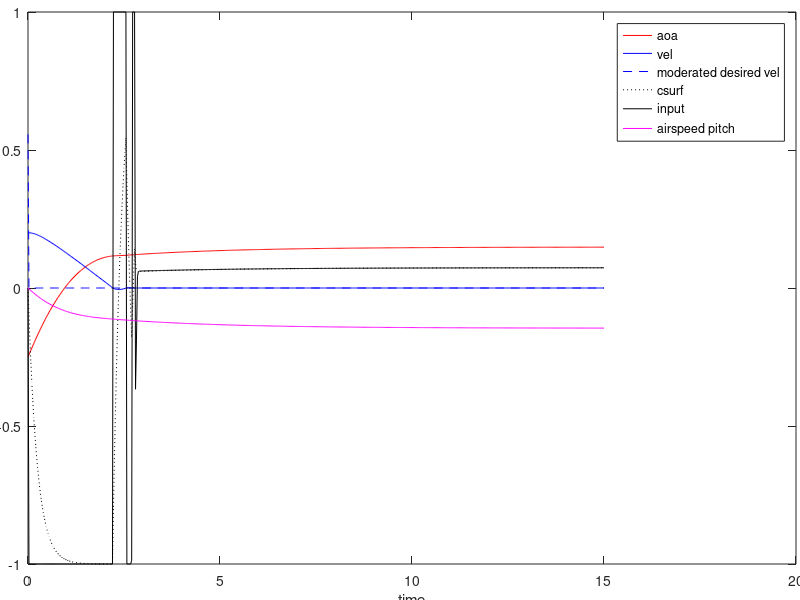

Recreate this plot in MATLAB.
%% initialize plane characteristics
moi = 10000.0;
mass = 200.0;
g = 10.0;
gravity = mass * g;
density = 1.0;
airspd = 200.0;
dyn_pressure = density * airspd^2;

% Calculate lift coefficient
horizontal_flight_aoa = 0.15;
% Lift == gravity
% aoa * Cl == gravity
% Cl = gravity / aoa
Cl = gravity / horizontal_flight_aoa;

% set control lag factor
csurf_exp_factor = 0.25;

% linear control torques
sas_torque = 10.0;
engine_torque = 10.0;

% control and aoa aothority
k0 = 0.0;
k1 = -500.0;
k2 = 1000.0;

% limits
max_aoa = 0.25;
max_v = 5.0;
max_g = 10.0;

dt = 0.025;
% model evolution law:
% x' = A * x + B * u + C
% x(i+1) = x(i) + (A*x(i) + B*u(i) + C)*dt
A = zeros(3);
B = zeros(3, 1);
C = zeros(3, 1);
%% run simulation
init_aoa = -0.25;
init_ang_vel = 0.2;
init_csurf = 0.0;
init_pitch = 0.0;

x = zeros(3,1);                 % current state-vector, zero it out
x(1) = init_aoa;
x(2) = init_ang_vel;
x(3) = init_csurf;
cur_pitch = init_pitch;         % non-linear pitch angle

% evaluate initial transfer matrixes
A(1,1) = - Cl / mass / airspd;
A(1,2) = 1.0;
A(2,1) = k1 / moi;
A(2,3) = k2 * (1.0 - dt / csurf_exp_factor) / moi;
A(3,3) = -1.0 / csurf_exp_factor;
B(2,1) = (sas_torque + dt / csurf_exp_factor) / moi;
B(3,1) = 1.0 / csurf_exp_factor;
C(1,1) = g * cos(cur_pitch) / airspd;
C(2,1) = k0 / moi;
% save them for MPC
Ai = A;
Bi = B;
Ci = C;

% user meta-variables
u = init_csurf;                     % current input vector
desired_v = 0.0;

simul_time = 15.0;
simul_length = int16(simul_time / dt);

% prepare output vectors
time = linspace(0.0, double(simul_length) * dt, simul_length + 1);
aoa = zeros(1, simul_length + 1);
ang_vel = zeros(1, simul_length + 1);
csurf = zeros(1, simul_length + 1);
input = zeros(1, simul_length + 1);
pitch = zeros(1, simul_length + 1);
desired_ang_v_arr = zeros(1, simul_length + 1);
mpc_predict = zeros(1, simul_length + 1);
mpc_predict(1) = init_ang_vel;

% Get moderation parameters
res_max_aoa = max_aoa;
res_max_v = max_v;
% find balanced state for steady turn on 1.0 input
% it is also a maximum controllable aoa
steady_input_turn_x = max(Ai \ (- Bi .* 1.0 - Ci), Ai \ (Bi .* 1.0 - Ci));
res_max_aoa = min(res_max_aoa, abs(steady_input_turn_x(1)));
res_max_v = min(res_max_v, abs(steady_input_turn_x(2)));
% find angular velocity on steady turn with max_g g-force
steady_g_turn_v = max_g / airspd;
steady_g_turn_aoa = (max_g + g * cos(cur_pitch)) * mass / Cl;
res_max_aoa = min(res_max_aoa, abs(steady_g_turn_aoa));
res_max_v = min(res_max_v, steady_g_turn_v);
% find balanced angular velocity for steady turn on res_max_aoa
steady_aoa_turn_v = (Cl * res_max_aoa / mass - g * cos(cur_pitch)) / airspd;
res_max_v = min(res_max_v, steady_aoa_turn_v);

% Controller gains
Kacc = 1.0;
dyn_max_v = max_v;

% let's try naive value of dyn_max_v
dyn_max_v = 1.0 * sqrt(res_max_aoa * (k0 + k1 * res_max_aoa / 2.0 + k2 + sas_torque) / moi);
C(1,1) = 0.0;

mpc_dt = 0.025;
v_eps = 1e-2;
% tune dyn_max_v with relaxation simulation
while true
    % perform simulation
    x_sim = [res_max_aoa; -dyn_max_v; 0.0];     % start on max_aoa with minimum angvel
    u_sim = 0.0;
    under_zero = 0;
    iter_limit = 1000;   % 10 seconds simulation frame
    iter = 0;
    cur_pitch_sim = cur_pitch;
    while true
        aoa(iter+1) = x_sim(1);
        ang_vel(iter+1) = x_sim(2);
        csurf(iter+1) = x_sim(3);
        input(iter+1) = u_sim;
        
        desired_acc = -Kacc * x_sim(2) / mpc_dt;     % relaxate to v = 0.0
        % get predicted state derivative
        pr_dx = Ai * x_sim + Bi * u_sim + Ci;
        cntrl_auth = Bi(2);     % supposed authority of control
        pr_acc = pr_dx(2);      % predicted acc
        acc_err = desired_acc - pr_acc;
        acc_sat = 1.0;          % how fast we want to converge to desired_acc
        new_u = max(-1.0, min(1.0, u_sim + acc_err / cntrl_auth * acc_sat));
        x_sim = x_sim + (Ai * x_sim + Bi * new_u + Ci) .* mpc_dt;    % predicted x
        % apply control
        u_sim = new_u;

        % nonlinear pitch transfer
        cur_pitch_sim = cur_pitch_sim + (Cl * x_sim(1) / mass - g * cos(cur_pitch_sim)) / airspd * mpc_dt;
        
        % check if we finished
        if abs(x_sim(2)) < v_eps
            under_zero = under_zero + 1;
            if under_zero > 10
                break; 
            end
        end
        
        if abs(x_sim(1)) > res_max_aoa
            break;
        end
        
        iter = iter+1;
        if iter > iter_limit
            break; 
        end
    end
    % decrease dyn_max_v if needed
    if (x_sim(2) > v_eps) || (abs(x_sim(1)) > res_max_aoa)
        dyn_max_v = 0.9 * dyn_max_v;
        if dyn_max_v < 0.01
            break;
        end
    else
        break;
    end
end

aoa(1) = init_aoa;
ang_vel(1) = init_ang_vel;
csurf(1) = init_csurf;
input(1) = u;
desired_ang_v_arr(1) = abs(steady_input_turn_x(2));

% Acc control section
dx_bias = zeros(3,1);
first_cycle = true;

% bias of moder error
%k0 = k0 + 0.01;
%k1 = k1 - 100.0;
%k2 = k2 - 200.0;

% do simulate
for frame = 2:simul_length+1
    % noise
    k0_noise = 0.0 * (rand(1) - 0.5) * 0.005;
    k1_noise = 0.0 * (rand(1) - 0.5) * 10.0;
    k2_noise = 0.0 * (rand(1) - 0.5) * 20.0;
    Cl_moise = 0.0 * (rand(1) - 0.5) * 200.0;
    % update transfer matrixes
    A(1,1) = - (Cl + Cl_moise) / mass / airspd;
    A(1,2) = 1.0;
    A(2,1) = (k1 + k1_noise) / moi;
    A(2,3) = (k2 + k2_noise) * (1.0 - dt / csurf_exp_factor) / moi;
    A(3,3) = -1.0 / csurf_exp_factor;
    B(2,1) = (sas_torque + (k2 + k2_noise) * dt / csurf_exp_factor) / moi;
    B(3,1) = 1.0 / csurf_exp_factor;
    C(1,1) = g * cos(cur_pitch) / airspd;
    C(2,1) = (k0 + k0_noise) / moi;
    
    if double(frame) * dt > 7.0
        desired_v = 0.0;
    end
    
    % ANGULAR VEL Controller
    
    % update moderation values
    res_max_aoa = max_aoa;
    res_max_v = max_v;
    res_max_aoa = min(res_max_aoa, abs(steady_input_turn_x(1)));
    res_max_v = min(res_max_v, abs(steady_input_turn_x(2)));
    % find angular velocity on steady turn with max_g g-force
    steady_g_turn_aoa = max_g * mass / Cl;
    res_max_aoa = min(res_max_aoa, abs(steady_g_turn_aoa));
    res_max_v = min(res_max_v, steady_g_turn_v);
    % find balanced angular velocity for steady turn on res_max_aoa
    steady_aoa_turn_v = (Cl * res_max_aoa / mass - g * cos(cur_pitch)) / airspd;
    res_max_v = min(res_max_v, steady_aoa_turn_v);
    
    % linear scaling of v limit
    if desired_v - x(1) >= 0.0
        scaled_aoa = (res_max_aoa - x(1)) / (2.0 * res_max_aoa);
        dyn_desired_v = min(dyn_max_v, desired_v);
        scaled_restrained_v = min(dyn_desired_v,...
            dyn_desired_v * scaled_aoa + res_max_v * (1.0 - scaled_aoa));
    else
        scaled_aoa = (x(1) + res_max_aoa) / (2.0 * res_max_aoa);
        dyn_desired_v = max(-dyn_max_v, desired_v);
        scaled_restrained_v = max(dyn_desired_v,...
            dyn_desired_v * scaled_aoa - res_max_v * (1.0 - scaled_aoa));
    end    
    desired_acc = -Kacc * (x(2) - scaled_restrained_v) / dt;
    
    % ANGULAR ACC Controller
    
    % analyze errors in model
    if ~first_cycle
        dx_bias = dx - pr_x;   % how big was x' prediction error
    end
    first_cycle = false;
    % get predicted state derivative
    pr_dx = A * x + B * u + Ci;
    cntrl_auth = B(2);     % supposed authority of control
    pr_acc = pr_dx(2);      % predicted acc
    acc_err = desired_acc - pr_acc;
    acc_sat = 1.0;          % how fast we want to converge to desired_acc
    new_u = max(-1.0, min(1.0, u + acc_err / cntrl_auth * acc_sat));
    delta_u = new_u - u;
    pr_x = x + (A * x + B * new_u + C) .* dt;    % predicted x
    pr_dx = pr_dx + delta_u * cntrl_auth;
    % apply control
    u = new_u;
    
    % do calculations
    dx = (A * x + B * u + C) .* dt;
    x = x + dx;
    % nonlinear pitch transfer
    cur_pitch = cur_pitch + (Cl * x(1) / mass - g * cos(cur_pitch)) / airspd * dt;
    
    % write to outputs
    aoa(frame) = x(1);
    ang_vel(frame) = x(2);
    csurf(frame) = x(3);
    input(frame) = u;
    pitch(frame) = cur_pitch;
    desired_ang_v_arr(frame) = scaled_restrained_v;
end

%% plot outputs
scrsz = get(0,'ScreenSize');
figure('Name','Pitch simulation',...
    'Position',[100 50 scrsz(3)*0.9 scrsz(4)*0.8])
plot(time, aoa, 'r');
hold on
plot(time, ang_vel, 'b');
plot(time, desired_ang_v_arr, 'b--');
plot(time, csurf, 'k:');
plot(time, input, 'k');
plot(time, pitch, 'm');
hold off;
xlabel('time')
legend('aoa', 'vel', 'moderated desired vel', 'csurf', 'input', 'airspeed pitch');
h = gca;
set(h, 'Position', [0.035 0.06 0.96 0.92]);
